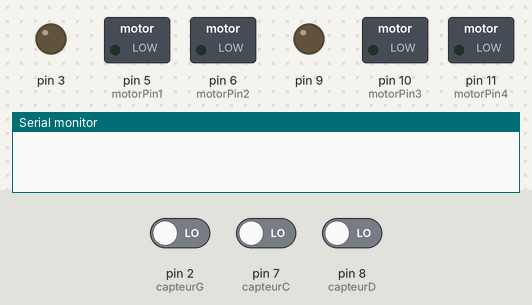
A sketch run on a simulated Arduino Uno, built with avr-gcc and run on an emulated ATmega328P. Parts: switched loads named in the sketch (green lamp = pin HIGH), output pins drawn as LEDs (lit = HIGH), the last lines printed to the serial monitor. The inputs (shaded band) are chosen by the test bench; at power-on: pin 2 (capteurG) LOW, pin 7 (capteurC) LOW, pin 8 (capteurD) LOW. Random numbers use the default seed unless the sketch sets one.

Above: at 1.2 s.
1.3 s: pin 2 (capteurG) driven HIGH
At 2.3 s:
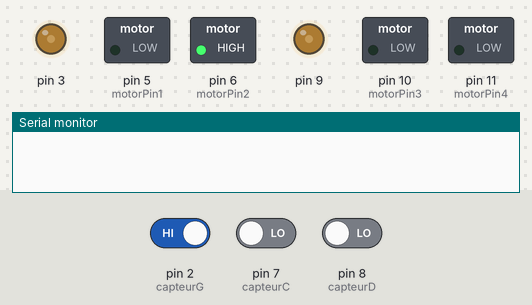
2.8 s: pin 7 (capteurC) driven HIGH
4.7 s: pin 8 (capteurD) driven HIGH
At 5.2 s:
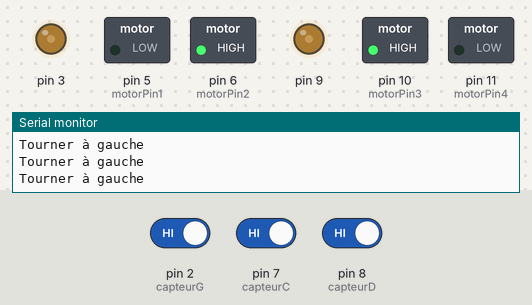
6.2 s: pin 2 (capteurG) driven LOW
At 7.3 s:
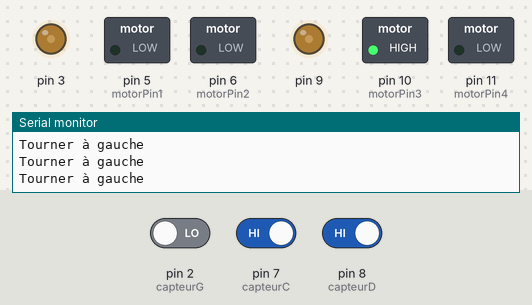
7.7 s: pin 8 (capteurD) driven LOW
At 8.4 s:
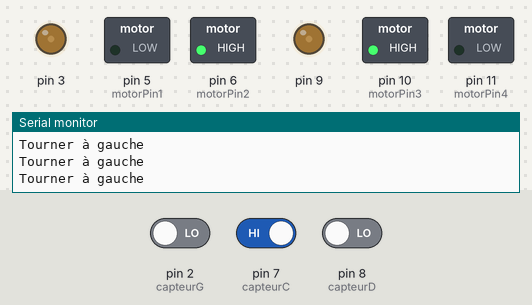
Timing chart, 0 to 10.2 s (numbered marks = the images above; inputs shaded):
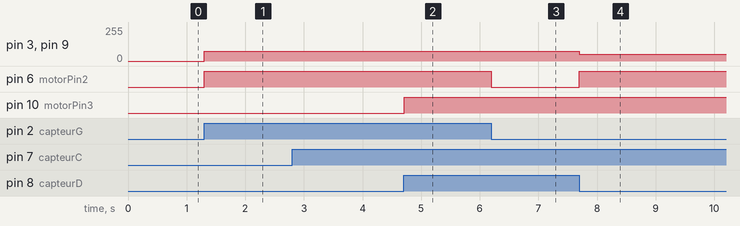

Measured:
- after the input at 1.3 s, pin 3, pin 9: 0/255 → 75/255 at once; pin 6 (motorPin2): LOW → HIGH at once
- after the input at 4.7 s, pin 10 (motorPin3): LOW → HIGH at once
- after the input at 6.2 s, pin 6 (motorPin2): HIGH → LOW at once
- after the input at 7.7 s, pin 3, pin 9: 75/255 → 50/255 at once; pin 6 (motorPin2): LOW → HIGH at once

The sketch:

suiveur_de_ligne.ino
```cpp
#include <Grove_I2C_Motor_Driver.h>
#include <Wire.h>
// default I2C address is 0x0f
#define I2C_ADDRESS 0x0f
int motorPin1 = 5; // Broche de contrôle du moteur 1
int motorPin2 = 6; // Broche de contrôle du moteur 2
int motorPin3 = 10; // Broche de contrôle du moteur 3
int motorPin4 = 11; // Broche de contrôle du moteur 4

int capteurC= 7 ;
int capteurG= 2 ;
int capteurD= 8 ;
char stat1 ,stat2;

void setup(){
  Serial.begin(9600);
  //Motor.begin(I2C_ADDRESS);
  pinMode(5, OUTPUT);
  pinMode(6, OUTPUT);
  pinMode(10, OUTPUT);
  pinMode(11, OUTPUT);

}
void Aleatoire(){

  stat1 = random(HIGH,LOW);
  stat2 = random(HIGH,LOW);

  digitalWrite(5,LOW);
  digitalWrite(6,stat1);
  digitalWrite(10,stat2);
  digitalWrite(11,LOW);

  analogWrite(3, 75);
  analogWrite(9, 75);
  }

void d()
{

  digitalWrite(5, LOW);
  digitalWrite(6, LOW);
  digitalWrite(10, HIGH);
  digitalWrite(11, LOW);
  analogWrite(3, 75);
  analogWrite(9, 75);
}

void g()
{

  digitalWrite(5, LOW);
  digitalWrite(6, HIGH);
  digitalWrite(10, LOW);
  digitalWrite(11, LOW);
  analogWrite(3, 75);
  analogWrite(9, 75);
}

void d1()
{
  digitalWrite(5, LOW);
  digitalWrite(6, LOW);
  digitalWrite(10, HIGH);
  digitalWrite(11, LOW);
  analogWrite(3, 75);
  analogWrite(9, 75);
}

void g1()
{
  digitalWrite(5, LOW);
  digitalWrite(6, HIGH);
  digitalWrite(10, LOW);
  digitalWrite(11, LOW);
  analogWrite(3, 75);
  analogWrite(9, 75);
}

void c()
{
  digitalWrite(5, LOW);
  digitalWrite(6, HIGH);
  digitalWrite(10, HIGH);
  digitalWrite(11, LOW);
  analogWrite(3, 50);
  analogWrite(9, 50);
}

void s()
{
  digitalWrite(5, LOW);
  digitalWrite(6, LOW);
  digitalWrite(10, LOW);
  digitalWrite(11, LOW);
}

void loop() {
  // put your main code here, to run repeatedly:
  int statutCapteurC= digitalRead(capteurC);
  int statutCapteurG= digitalRead(capteurG);
  int statutCapteurD= digitalRead(capteurD);

  if (statutCapteurC && !statutCapteurD && statutCapteurG){
    Serial.println("Tourner à gauche");
    g();
  }
  else if (statutCapteurC && !statutCapteurG && statutCapteurD){
    d();
  }
  else if (statutCapteurC && !statutCapteurD && !statutCapteurG){
    c();
  }
  else if (!statutCapteurC && !statutCapteurD && statutCapteurG){
    g1();
  }

  else if (!statutCapteurC && !statutCapteurG && statutCapteurD){
    d1();
  }
  else if (statutCapteurC && statutCapteurG && statutCapteurD){
   Aleatoire();
  }
}
```
